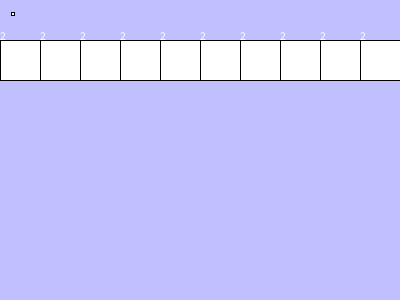
Frame 1 (no input)
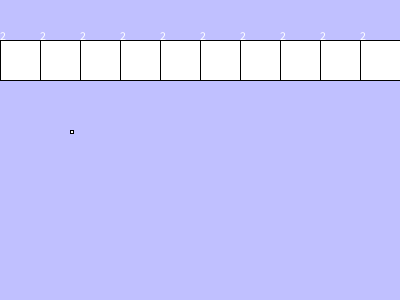
Frame 60 (the mouse pressed at the canvas centre just before this capture)
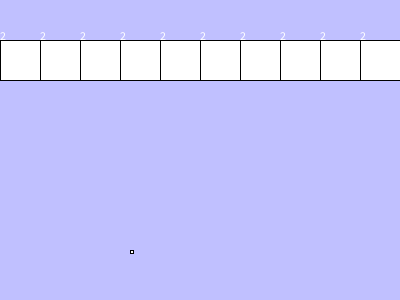
Frame 120 (the mouse held since frame 60 and released just before this capture)

The Processing sketch that drew these frames (run headless with seeded random() and noise(); from frame 60 on, the mouse is pressed at the canvas centre):

// Processing sketch: Q4
// ── Q4.pde


float x = 10, y = 10, b_w = 3, b_h = 3, dx = 1, dy = 2;
int block[] = {2,2,2,2,2,2,2,2,2,2};
void setup() {
size(400,300);
}
void draw() {
if (x < 0 || x+b_w >=width) {dx = -dx;}
if (y < 0 || y+b_h >=height) {dy = -dy;}
x += dx; // dx は1フレームごとにx方向に動く距離(速度)
y += dy; // dy は1フレームごとにy方向に動く距離(速度)
// checkBlocks();
background(192, 192, 255);
rect(x, y, b_w, b_h); // ball
showBlocks(block);
}

// ── showblock.pde
void showBlocks(int[] block){
  for(int i= 0; i < block.length; i ++ ){
    if(block[i] > 0){
      rect(i * 40, 40, 40, 40);
      text(block[i], i * 40, 40);
    }
  }
} 
